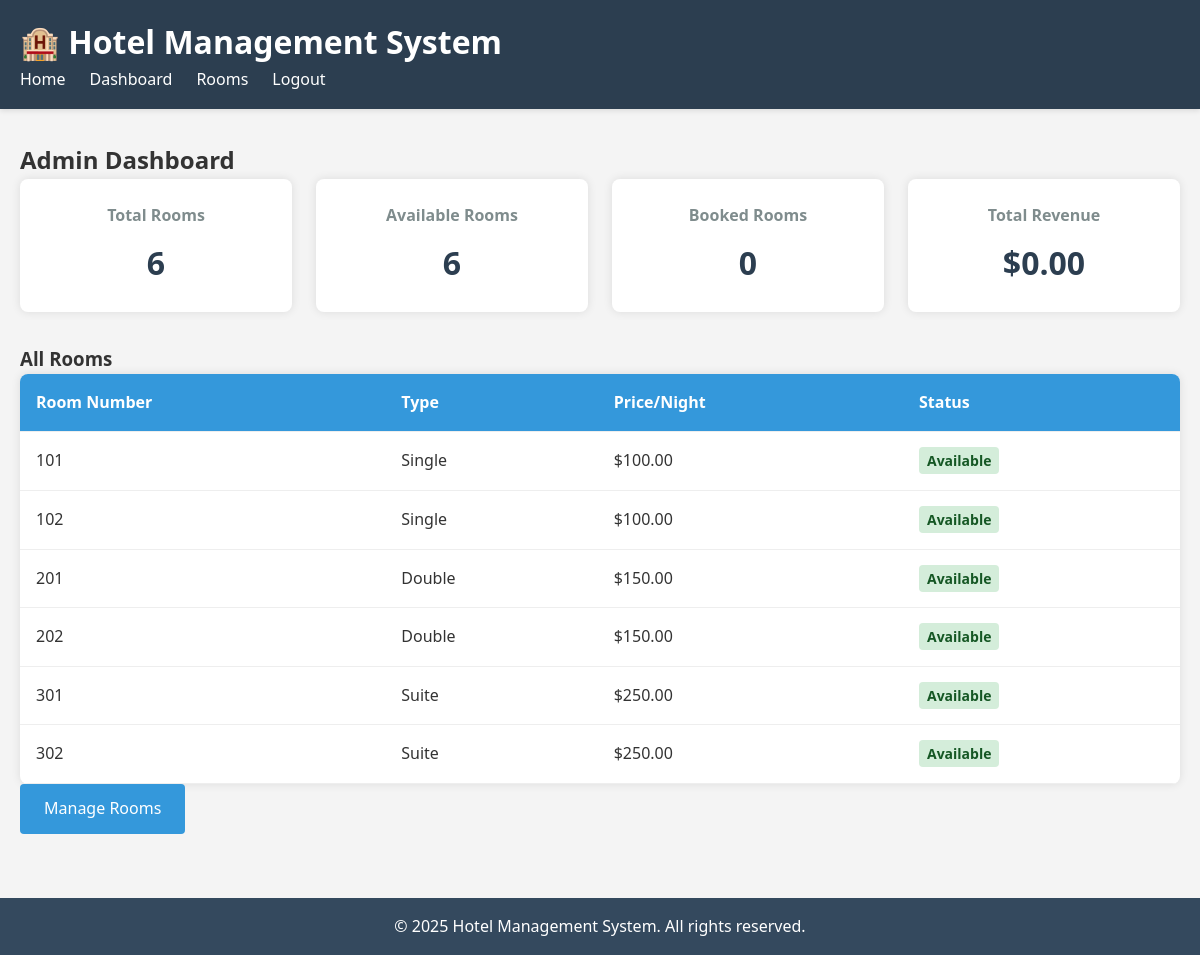
The app's page /dashboard (signed in) with its own data.
### tables this page shows
CREATE TABLE rooms (
            room_id INTEGER PRIMARY KEY AUTOINCREMENT,
            room_number TEXT UNIQUE NOT NULL,
            room_type TEXT NOT NULL,
            price_per_night REAL NOT NULL,
            status TEXT NOT NULL DEFAULT 'Available'
        );

### app.py (the view)
@app.route('/dashboard')
def dashboard():
    if not is_logged_in() or not is_admin():
        flash('Access denied!')
        return redirect(url_for('login'))
    conn = get_db_connection()
    total_rooms = conn.execute('SELECT COUNT(*) as count FROM rooms').fetchone()['count']
    available_rooms = conn.execute('SELECT COUNT(*) as count FROM rooms WHERE status = "Available"').fetchone()['count']
    booked_rooms = conn.execute('SELECT COUNT(*) as count FROM rooms WHERE status = "Booked"').fetchone()['count']
    total_revenue = conn.execute('SELECT SUM(total_amount) as sum FROM bookings').fetchone()['sum']
    if total_revenue is None:
        total_revenue = 0
    rooms = conn.execute('SELECT * FROM rooms').fetchall()
    conn.close()
    return render_template('dashboard.html',
                          total_rooms=total_rooms,
                          available_rooms=available_rooms,
                          booked_rooms=booked_rooms,
                          total_revenue=total_revenue,
                          rooms=rooms)

### app.py (called while the page is built)
def get_db_connection():
    conn = sqlite3.connect(DATABASE)
    conn.row_factory = sqlite3.Row
    return conn

def is_admin():
    return 'user_role' in session and session['user_role'] == 'admin'

def is_logged_in():
    return 'user_id' in session

### templates/dashboard.html (shortened to what this page needs)
{% extends "base.html" %}
{% block content %}
<h2>Admin Dashboard</h2>
<div class="stats-container">
    <div class="stat-card">
        <h3>Total Rooms</h3>
        <p class="stat-number">{{ total_rooms }}</p>
    </div>
    <div class="stat-card">
        <h3>Available Rooms</h3>
        <p class="stat-number">{{ available_rooms }}</p>
    </div>
    <div class="stat-card">
        <h3>Booked Rooms</h3>
        <p class="stat-number">{{ booked_rooms }}</p>
    </div>
    <div class="stat-card">
        <h3>Total Revenue</h3>
        <p class="stat-number">${{ "%.2f"|format(total_revenue) }}</p>
    </div>
</div>
<h3>All Rooms</h3>
<table class="data-table">
    <thead>
        <tr>
            <th>Room Number</th>
            <th>Type</th>
            <th>Price/Night</th>
            <th>Status</th>
        </tr>
    </thead>
    <tbody>
        {% for room in rooms %}
        <tr>
            <td>{{ room.room_number }}</td>
            <td>{{ room.room_type }}</td>
            <td>${{ "%.2f"|format(room.price_per_night) }}</td>
            <td>
                <span class="status {{ room.status.lower() }}">
                    {{ room.status }}
                </span>
            </td>
        </tr>
        {% endfor %}
    </tbody>
</table>
<div class="actions">
    <a href="{{ url_for('rooms') }}" class="btn btn-primary">Manage Rooms</a>
</div>
{% endblock %}

### templates/base.html (shortened to what this page needs)
<!DOCTYPE html>
<html lang="en">
<head>
    <link rel="stylesheet" href="{{ url_for('static', filename='style.css') }}">
</head>
<body>
    <header>
        <div class="container">
            <h1>🏨 Hotel Management System</h1>
            <nav>
                <ul>
                    <li><a href="{{ url_for('index') }}">Home</a></li>
                    {% if session.user_id %}
                        {% if session.user_role == 'admin' %}
                            <li><a href="{{ url_for('dashboard') }}">Dashboard</a></li>
                            <li><a href="{{ url_for('rooms') }}">Rooms</a></li>
                        {% else %}
                            <li><a href="{{ url_for('book_room') }}">Book Room</a></li>
                        {% endif %}
                        <li><a href="{{ url_for('logout') }}">Logout</a></li>
                    {% else %}
                        <li><a href="{{ url_for('login') }}">Login</a></li>
                        <li><a href="{{ url_for('register') }}">Register</a></li>
                    {% endif %}
                </ul>
            </nav>
        </div>
    </header>
    <main>
        <div class="container">
            {% block content %}{% endblock %}
        </div>
    </main>
    <footer>
        <div class="container">
            <p>&copy; 2025 Hotel Management System. All rights reserved.</p>
        </div>
    </footer>
</body>
</html>

### static/style.css (style rules this page uses)
* { margin: 0; padding: 0; box-sizing: border-box; }
body { font-family: 'Segoe UI', Tahoma, Geneva, Verdana, sans-serif; line-height: 1.6; color: #333; background-color: #f4f4f4; }
.container { max-width: 1200px; margin: 0 auto; padding: 0 20px; }
header { background-color: #2c3e50; color: white; padding: 1rem 0; box-shadow: 0 2px 5px rgba(0,0,0,0.1); }
header h1 { display: inline-block; margin-right: 2rem; }
nav ul { list-style: none; display: inline-flex; }
nav ul li { margin-right: 1.5rem; }
nav ul li a { color: white; text-decoration: none; transition: color 0.3s; }
main { min-height: calc(100vh - 140px); padding: 2rem 0; }
footer { background-color: #34495e; color: white; text-align: center; padding: 1rem 0; margin-top: 2rem; }
.btn { display: inline-block; padding: 0.75rem 1.5rem; border: none; border-radius: 4px; text-decoration: none; cursor: pointer; font-size: 1rem; transition: background-color 0.3s; }
.btn-primary { background-color: #3498db; color: white; }
.data-table { width: 100%; border-collapse: collapse; background-color: white; border-radius: 8px; overflow: hidden; box-shadow: 0 0 10px rgba(0,0,0,0.1); }
.data-table th, .data-table td { padding: 1rem; text-align: left; border-bottom: 1px solid #eee; }
.data-table th { background-color: #3498db; color: white; font-weight: bold; }
.status { padding: 0.25rem 0.5rem; border-radius: 4px; font-size: 0.875rem; font-weight: bold; }
.status.available { background-color: #d4edda; color: #155724; }
.stats-container { display: grid; grid-template-columns: repeat(auto-fit, minmax(200px, 1fr)); gap: 1.5rem; margin-bottom: 2rem; }
.stat-card { background-color: white; padding: 1.5rem; border-radius: 8px; text-align: center; box-shadow: 0 0 10px rgba(0,0,0,0.1); }
.stat-card h3 { color: #7f8c8d; font-size: 1rem; margin-bottom: 0.5rem; }
.stat-number { font-size: 2rem; font-weight: bold; color: #2c3e50; }

### records on screen
rooms: room_number "101", room_type "Single", price_per_night "100.00", status "Available"
rooms: room_number "102", room_type "Single", price_per_night "100.00", status "Available"
rooms: room_number "201", room_type "Double", price_per_night "150.00", status "Available"
rooms: room_number "202", room_type "Double", price_per_night "150.00", status "Available"
rooms: room_number "301", room_type "Suite", price_per_night "250.00", status "Available"
rooms: room_number "302", room_type "Suite", price_per_night "250.00", status "Available"

### other values on screen
{{ total_rooms }} "6"
{{ available_rooms }} "6"
{{ booked_rooms }} "0"
{{ "%.2f"|format(total_revenue) }} "0.00"
